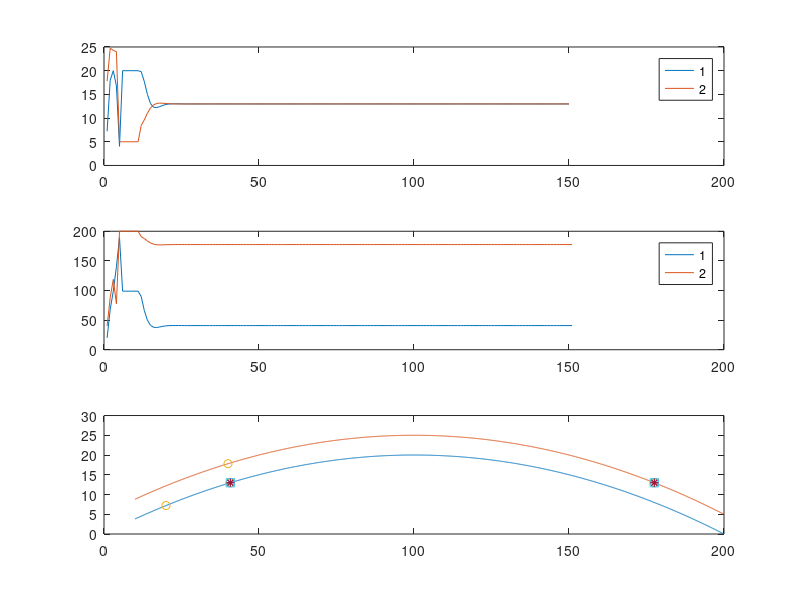

Source code (MATLAB):
clear all
close all
% clc

oDoFigures = 1;

nIterations = 150;
iPerturb = 60;

kmu = 100;
% kmu = 50;
delta = 20;

% RextMax = 1050;
% RextMin = 50;
RextMax = 200;
RextMin = 10;

% Rres = 0.1;
Rres = 0;

Rinit = 30;
% Rinit = 170;
% Rinit = 120;

Rext = zeros(nIterations, 2);

Rext(1, 1) = Rinit - delta/2;
Rext(1, 2) = Rinit + delta/2;
% Rext(1) = rand*(RextMax - RextMin) + RextMin;

u = [0 Rinit];
grad = [0 0];
format short

diff = zeros(nIterations,1);
gradSingle = zeros(nIterations,2);

beta = 0;
% beta = -10;
gamma = 0;
gamma = 5;

Dopt(1) = 100;
Jopt(1) = 20;
Dopt(2) = 100 - beta;
Jopt(2) = 20  + gamma;

% OCV = 1.2;

J = zeros(2, nIterations);

% gradMem = zeros(nIterations, 2);
% uMem  = zeros(nIterations, 2);
ni = 1:nIterations;
ni = ni';

T = 0.0001;
% T = 1;

iMem = 0;
oDiffBetweenUnits = 0;

oMultiUnitMode = 1;
oFindOptMode = 0;
oPsoMode = 0;

betaBetweenUnits = 0;
gammaBetweenUnits = 0;

uSign1 = zeros(2, nIterations);

grad1 = zeros(nIterations,2);
grad2 = zeros(nIterations,2);
vecDif = zeros(nIterations,2);

%% Algorithm

uSign1 = 1;
uSign2 = 1;
uSignOld1 = 0;
uSignOld2 = 0;
uSignSlope1 = 0;
uSignSlope2 = 0;
uBest1 = Rext(1, 1);
uBest2 = Rext(1, 2);

tic
waitBarHandler = waitbar(0);
for i = 1 : nIterations
  
  waitbar(i/nIterations);
  
  % Unit 1
  J(1, i) = -0.002 * (Rext(i, 1) - Dopt(1))^2 + Jopt(1);
  
  % Unit 2
  J(2, i) = -0.002 * (Rext(i, 2) - Dopt(2))^2 + Jopt(2);
  
  diff(i) = J(2, i) - J(1, i);
  
  grad(1) = grad(2);
  
  if i == 1
    uSign1 = 1;
    uSign2 = 1;
  else
    uSignOld1 = uSign1;
    uSignOld2 = uSign2;
    uSign1 = sign((J(1,i)-J(1,i-1))*(Rext(i,1)-Rext(i-1,1)));
    uSign2 = sign((J(2,i)-J(2,i-1))*(Rext(i,2)-Rext(i-1,2)));
    
    
    if i > 2
      uSignSlope1 = uSignOld1 * uSign1;
      uSignSlope2 = uSignOld2 * uSign2;
      if uSignSlope1 == 0
        uSignSlope1 = 1;
      end
      if uSignSlope2 == 0
        uSignSlope2 = 1;
      end
      uBest1 = (uSignSlope1 + 1) * Rext(i, 1) / 2 + (uSignSlope1 - 1) * uBest1 / -2;
      uBest2 = (uSignSlope2 + 1) * Rext(i, 2) / 2 + (uSignSlope2 - 1) * uBest2 / -2;
      
      delta = max(abs(uBest2 - uBest1), .15);
    else
      uBest1 = Rext(i, 1);
      uBest2 = Rext(i, 2);
    end
  end
  
%   grad(2) = kmu / delta * diff(i) / 1.1;
  grad(2) = kmu / delta * diff(i) / 1.1;
  
  u(1) = u(2);
  u(2) = u(1) + grad(2);
    
  if i == 1
    Rext(i+1, 1) = u(2) - delta/2;
    Rext(i+1, 2) = u(2) + delta/2;
  else
%     Rext(i+1, 1) = uSign1*u(2) - delta/2;
%     Rext(i+1, 2) = uSign2*u(2) + delta/2;
    Rext(i+1, 1) = u(1) + uSign1*grad(2) - delta/2;
    Rext(i+1, 2) = u(1) + uSign2*grad(2) + delta/2;
  end

  if Rext(i+1, 2) > RextMax
    Rext(i+1, 1) = RextMax - delta;
    Rext(i+1, 2) = RextMax;
  end
  if Rext(i+1, 1) < RextMin
    Rext(i+1, 1) = RextMin;
    Rext(i+1, 2) = RextMin + delta;
  end

%   if (i < nIterations)
%     Rext(i+1) = min(RextMax, cmd(2));
%     Rext(i+1) = max(RextMin, Rext(i+1));
%   end
  gradMem(i, :) = grad;
  uMem (i, :) = u;
  uSignMem(i, :) = [uSign1, uSign2];
  uSignSlopeMem(i, :) = [uSignSlope1, uSignSlope2];
  uBestMem(i, :) = [uBest1, uBest2];
  deltaMem(i) = delta;
  
%   if (i == 3)
%     allo = 2;
%   end
end
toc

Rfig = RextMin:.1:RextMax;
Jfig1 = -0.002 .* (Rfig - Dopt(1)).^2 + Jopt(1);
Jfig2 = -0.002 .* (Rfig - Dopt(2)).^2 + Jopt(2);
% Jfig1 = OCV^2 .* Rfig ./ (Dopt(1) + Rfig).^2 + gamma(1);
% Jfig2 = OCV^2 .* Rfig ./ (Dopt(2) + Rfig).^2 + gamma(2);

if oDoFigures
  subplot(3,1,1)
  plot(J(1,:))
  hold on
  plot(J(2,:))
  legend({'1' '2'})
  hold off
  
  subplot(3,1,2)
  plot(Rext(:,1))
  hold on
  plot(Rext(:,2))
  legend({'1' '2'})
  hold off
  
  subplot(3,1,3)
  plot(Rfig, Jfig1, Rfig, Jfig2)
  hold on
  plot(Rext(1, :), J(:, 1), 'o')
  plot(Rext(end-4, :), J(:, end-3), '*')
  plot(Rext(end-3, :), J(:, end-2), 'o')
  plot(Rext(end-2, :), J(:, end-1), 's')
  plot(Rext(end-1, :), J(:, end), '*')
%   plot(Rext(iMem - 1, :), J(:, iMem - 1), 's')
%   legend({'1' '2'})
  currentAxis = axis;
  axis([currentAxis(1) currentAxis(2) 0 currentAxis(4)+5])
  hold off
end

Rext;

close(waitBarHandler)

%% Steady-state

ssPrecision = 0.05;

iSteadyState = nIterations + 1;

iStart = 1;

for iData = iStart : nIterations

  meanD = mean(Rext(iData:end, :));
    
  for jData = iData : nIterations
    if ( mean( (Rext(jData, :) <= (1 + ssPrecision).*meanD) & (Rext(jData, :) >= (1 - ssPrecision).*meanD) ) ~= 1 )
      iSteadyState = nIterations + 1;
      break;
    else
      iSteadyState = iData;
    end
  end
  
  if (iSteadyState ~= nIterations + 1)
    break;
  end
end

if iStart ~= 1
  iSteadyState = iSteadyState - iStart;
else
  iSteadyState;
end